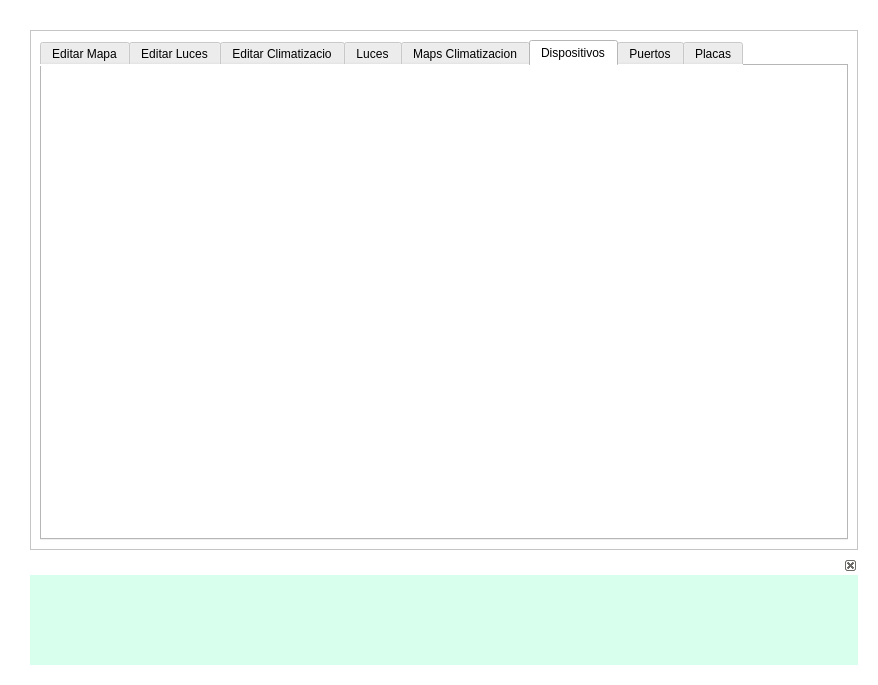
<?xml version="1.0" encoding="UTF-8"?>
<ui version="4.0">
 <class>Domotica</class>
 <widget class="QWidget" name="Domotica">
  <property name="windowModality">
   <enum>Qt::ApplicationModal</enum>
  </property>
  <property name="enabled">
   <bool>true</bool>
  </property>
  <property name="geometry">
   <rect>
    <x>0</x>
    <y>0</y>
    <width>878</width>
    <height>685</height>
   </rect>
  </property>
  <property name="sizePolicy">
   <sizepolicy hsizetype="Expanding" vsizetype="Expanding">
    <horstretch>0</horstretch>
    <verstretch>0</verstretch>
   </sizepolicy>
  </property>
  <property name="focusPolicy">
   <enum>Qt::StrongFocus</enum>
  </property>
  <property name="windowTitle">
   <string>Domotica</string>
  </property>
  <property name="styleSheet">
   <string notr="true">background-color:rgb(255, 255, 255);</string>
  </property>
  <layout class="QGridLayout" name="gridLayout">
   <property name="leftMargin">
    <number>30</number>
   </property>
   <property name="topMargin">
    <number>30</number>
   </property>
   <property name="rightMargin">
    <number>20</number>
   </property>
   <property name="bottomMargin">
    <number>20</number>
   </property>
   <item row="1" column="0">
    <widget class="FloatingWindow" name="floating_window">
     <property name="enabled">
      <bool>true</bool>
     </property>
     <property name="sizePolicy">
      <sizepolicy hsizetype="Expanding" vsizetype="Expanding">
       <horstretch>0</horstretch>
       <verstretch>0</verstretch>
      </sizepolicy>
     </property>
     <property name="styleSheet">
      <string notr="true">
background-color:rgb(216, 255, 238);</string>
     </property>
     <property name="floating">
      <bool>true</bool>
     </property>
     <property name="features">
      <set>QDockWidget::DockWidgetClosable|QDockWidget::DockWidgetMovable</set>
     </property>
     <property name="allowedAreas">
      <set>Qt::AllDockWidgetAreas</set>
     </property>
     <widget class="QWidget" name="connection_window">
      <property name="sizePolicy">
       <sizepolicy hsizetype="Expanding" vsizetype="Expanding">
        <horstretch>0</horstretch>
        <verstretch>0</verstretch>
       </sizepolicy>
      </property>
      <layout class="QVBoxLayout" name="verticalLayout"/>
     </widget>
    </widget>
   </item>
   <item row="0" column="0">
    <widget class="QStackedWidget" name="main_stack">
     <property name="frameShape">
      <enum>QFrame::StyledPanel</enum>
     </property>
     <property name="frameShadow">
      <enum>QFrame::Plain</enum>
     </property>
     <property name="midLineWidth">
      <number>0</number>
     </property>
     <property name="currentIndex">
      <number>1</number>
     </property>
     <widget class="QWidget" name="user_page_stack">
      <layout class="QHBoxLayout" name="horizontalLayout_2">
       <item>
        <widget class="HomeMap" name="home_map" native="true"/>
       </item>
      </layout>
     </widget>
     <widget class="QWidget" name="admin_page_stack">
      <layout class="QHBoxLayout" name="horizontalLayout">
       <item>
        <widget class="QTabWidget" name="admin_tabs">
         <property name="sizePolicy">
          <sizepolicy hsizetype="Expanding" vsizetype="Expanding">
           <horstretch>0</horstretch>
           <verstretch>0</verstretch>
          </sizepolicy>
         </property>
         <property name="minimumSize">
          <size>
           <width>600</width>
           <height>500</height>
          </size>
         </property>
         <property name="font">
          <font>
           <stylestrategy>PreferDefault</stylestrategy>
          </font>
         </property>
         <property name="mouseTracking">
          <bool>true</bool>
         </property>
         <property name="autoFillBackground">
          <bool>false</bool>
         </property>
         <property name="styleSheet">
          <string notr="true"/>
         </property>
         <property name="tabPosition">
          <enum>QTabWidget::North</enum>
         </property>
         <property name="tabShape">
          <enum>QTabWidget::Rounded</enum>
         </property>
         <property name="currentIndex">
          <number>5</number>
         </property>
         <property name="elideMode">
          <enum>Qt::ElideNone</enum>
         </property>
         <property name="usesScrollButtons">
          <bool>true</bool>
         </property>
         <widget class="AdminHomeMap" name="tab_admin_home_map">
          <attribute name="title">
           <string>Editar Mapa</string>
          </attribute>
         </widget>
         <widget class="AdminHomeLights" name="tab_admin_home_lights">
          <attribute name="title">
           <string>Editar Luces</string>
          </attribute>
         </widget>
         <widget class="AdminHomeHeating" name="tab_admin_home_heating">
          <attribute name="title">
           <string>Editar Climatizacio</string>
          </attribute>
         </widget>
         <widget class="AdminLight" name="tab_admin_light">
          <property name="sizePolicy">
           <sizepolicy hsizetype="Expanding" vsizetype="Expanding">
            <horstretch>0</horstretch>
            <verstretch>0</verstretch>
           </sizepolicy>
          </property>
          <attribute name="title">
           <string>Luces</string>
          </attribute>
         </widget>
         <widget class="AdminHeatingMaps" name="tab_admin_heating_maps">
          <attribute name="title">
           <string>Maps Climatizacion</string>
          </attribute>
         </widget>
         <widget class="AdminDeviceMapper" name="tab_admin_device_mapper">
          <attribute name="title">
           <string>Dispositivos</string>
          </attribute>
         </widget>
         <widget class="PortsStatus" name="tab_ports_status">
          <attribute name="title">
           <string>Puertos</string>
          </attribute>
         </widget>
         <widget class="ManageCards" name="tab_manage_cards">
          <attribute name="title">
           <string>Placas</string>
          </attribute>
         </widget>
        </widget>
       </item>
      </layout>
     </widget>
    </widget>
   </item>
  </layout>
  <action name="actionNombre">
   <property name="text">
    <string>nombre</string>
   </property>
  </action>
 </widget>
 <customwidgets>
  <customwidget>
   <class>FloatingWindow</class>
   <extends>QDockWidget</extends>
   <header location="global">ui.floating_window</header>
   <container>1</container>
  </customwidget>
  <customwidget>
   <class>ManageCards</class>
   <extends>QWidget</extends>
   <header location="global">ui.manage_cards</header>
   <container>1</container>
  </customwidget>
  <customwidget>
   <class>PortsStatus</class>
   <extends>QWidget</extends>
   <header location="global">ui.ports_status</header>
   <container>1</container>
   <slots>
    <slot>tab_changed()</slot>
   </slots>
  </customwidget>
  <customwidget>
   <class>AdminLight</class>
   <extends>QWidget</extends>
   <header location="global">ui.admin_light</header>
   <container>1</container>
   <slots>
    <slot>tab_changed()</slot>
   </slots>
  </customwidget>
  <customwidget>
   <class>HomeMap</class>
   <extends>QWidget</extends>
   <header location="global">ui.home_map</header>
   <container>1</container>
  </customwidget>
  <customwidget>
   <class>AdminHomeMap</class>
   <extends>QWidget</extends>
   <header location="global">ui.admin_home_map</header>
   <container>1</container>
  </customwidget>
  <customwidget>
   <class>AdminHomeLights</class>
   <extends>QWidget</extends>
   <header location="global">ui.admin_home_lights</header>
   <container>1</container>
  </customwidget>
  <customwidget>
   <class>AdminHomeHeating</class>
   <extends>QWidget</extends>
   <header location="global">ui.admin_home_heating</header>
   <container>1</container>
  </customwidget>
  <customwidget>
   <class>AdminHeatingMaps</class>
   <extends>QWidget</extends>
   <header location="global">ui.admin_heating_maps</header>
   <container>1</container>
  </customwidget>
  <customwidget>
   <class>AdminDeviceMapper</class>
   <extends>QWidget</extends>
   <header location="global">ui.admin_device_mapper</header>
   <container>1</container>
  </customwidget>
 </customwidgets>
 <resources>
  <include location="../resources.qrc"/>
 </resources>
 <connections/>
 <slots>
  <slot>synchronize_ui()</slot>
 </slots>
</ui>
